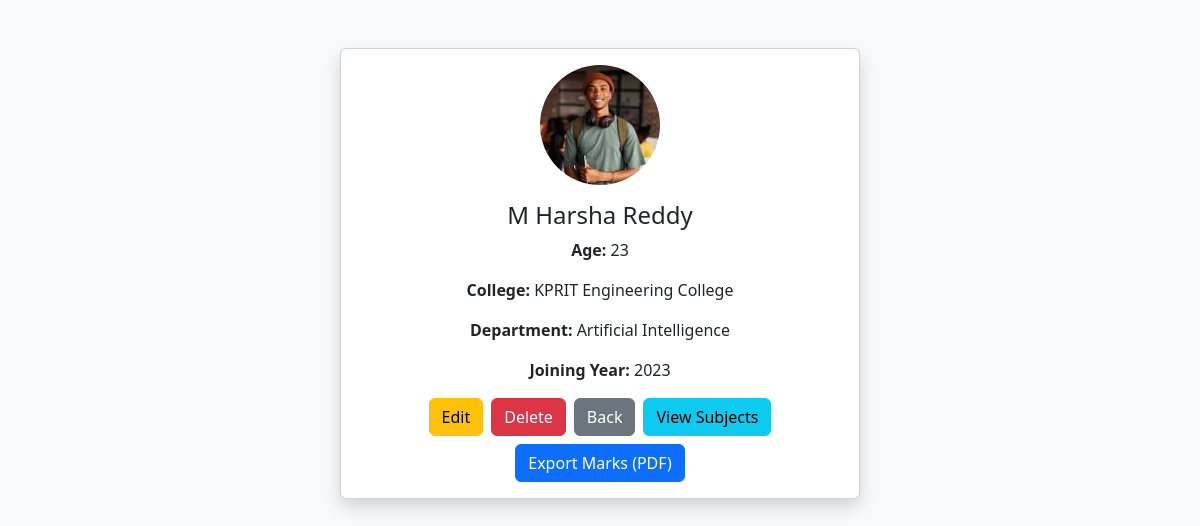
/student/14/, run on the app's committed database.
### app1/models.py (models this page shows, shortened)
class Student(models.Model):
    student_id = models.CharField(max_length=15, unique=True)
    student_name = models.CharField(max_length=50)
    student_age = models.PositiveIntegerField()
    joining_year = models.PositiveSmallIntegerField(blank=True, null=True)
    college = models.ForeignKey(College, on_delete=models.CASCADE)
    dept = models.ForeignKey(Department, on_delete=models.CASCADE)
    profile_picture = models.ImageField(upload_to='student_profiles/',blank=True,null=True)

class College(models.Model):
    college_id = models.CharField(max_length=10, unique=True)
    college_name = models.CharField(max_length=100)

class Department(models.Model):
    dept_id = models.CharField(max_length=10, unique=True)
    dept_name = models.CharField(max_length=50)

### app1/views.py (the view, shortened to what this page needs)
# urls.py: path('student/<int:id>/', views.student_profile, name='student_profile'),
def student_profile(request, id):
    student = get_object_or_404(Student, id=id)
    current_year = datetime.now().year
    completed_semesters = max(0, (current_year - student.joining_year) * 2)
    subjects = Subject.objects.filter(
        dept=student.dept
    ).select_related("semester").order_by("semester__sem_id")
    semesters = {}
    semester_order = []
    for subject in subjects:
        sem = subject.semester
        if sem not in semesters:
            semesters[sem] = []
            semester_order.append(sem)
        mark, _ = Marks.objects.get_or_create(
            student=student,
            subject=subject,
            defaults={
                "marks": None,
                "remarks": "",
                "earned_credits": 0
            }
        )
        semesters[sem].append(mark)
    semester_data = []
    overall_subjects = 0
    overall_earned_credits = 0
    all_semesters_completed = True
    for idx, semester in enumerate(semester_order, start=1):
        sem_marks = semesters[semester]
        is_active = idx <= completed_semesters
        is_saved = all(m.marks is not None for m in sem_marks)
        if is_active and not is_saved:
            all_semesters_completed = False
        if is_active and is_saved:
            total_subjects = len(sem_marks)
            total_marks = sum(m.marks for m in sem_marks)
            total_credits = sum(m.earned_credits for m in sem_marks)
            semester_gpa = round(total_marks / total_subjects, 2)
            overall_subjects += total_subjects
            overall_earned_credits += total_credits
        else:
            total_subjects = total_marks = total_credits = semester_gpa = None
        semester_data.append({
            "semester": semester,
            "marks_list": sem_marks,
            "total_subjects": total_subjects,
            "total_marks": total_marks,
            "total_credits": total_credits,
            "semester_gpa": semester_gpa,
            "is_active": is_active,
            "is_saved": is_saved,
        })
        final_result = "TBA"
    if len(semester_order) == 8 and all_semesters_completed:
     if overall_earned_credits >= 35 :
        final_result = "Pass"
    else:
        final_result = "FAIL"
    overall_cgpa = (
        round(overall_earned_credits / overall_subjects, 2)
        if overall_subjects else None
    )
    context = {
        "student": student,
        "semester_data": semester_data,
        "overall_earned_credits": overall_earned_credits if final_result else None,
        "overall_cgpa": overall_cgpa if final_result else None,
        "final_result": final_result,
    }
    return render(request, "app1/student_profile.html", context)

### app1/templates/app1/student_profile.html (shortened to what this page needs)
{% load static %}
<!DOCTYPE html>
<html lang="en">
<head>
    <link href="https://cdn.jsdelivr.net/npm/bootstrap@5.3.2/dist/css/bootstrap.min.css" rel="stylesheet">
</head>
<body class="bg-light">
<div class="container py-5">
    <div class="card mx-auto shadow" style="max-width: 520px;">
        <div class="card-body text-center">
            {% if student.profile_picture %}
                <img src="{{ student.profile_picture.url }}"
                     class="rounded-circle mb-3"
                     style="width:120px;height:120px;object-fit:cover;">
            {% else %}
                <img src="https://via.placeholder.com/120"
                     class="rounded-circle mb-3">
            {% endif %}
            <h4>{{ student.student_name }}</h4>
            <p><strong>Age:</strong> {{ student.student_age }}</p>
            <p><strong>College:</strong> {{ student.college.college_name }}</p>
            <p><strong>Department:</strong> {{ student.dept.dept_name }}</p>
            <p><strong>Joining Year:</strong> {{ student.joining_year }}</p>
            <div class="d-flex flex-wrap justify-content-center gap-2 mt-3">
                <a href="{% url 'edit_student' student.id %}" class="btn btn-warning">Edit</a>
                <form method="POST" action="{% url 'delete_student' student.id %}"
                      onsubmit="return confirm('Delete this student?');">
                    <button type="submit" class="btn btn-danger">Delete</button>
                </form>
                <a href="{% url 'home' %}" class="btn btn-secondary">Back</a>
                <button class="btn btn-info" data-bs-toggle="collapse" data-bs-target="#subjectsCollapse">
                    View Subjects
                </button>
                <a href="{% url 'export_marks_pdf' student.id %}" class="btn btn-primary">
                    Export Marks (PDF)
                </a>
            </div>
        </div>
    </div>
</div>
</body>
</html>

### data on the page
Student: profile_picture (picture), student_name "M Harsha Reddy", student_age "23", college.college_name "KPRIT Engineering College", dept.dept_name "Artificial Intelligence", joining_year "2023"
